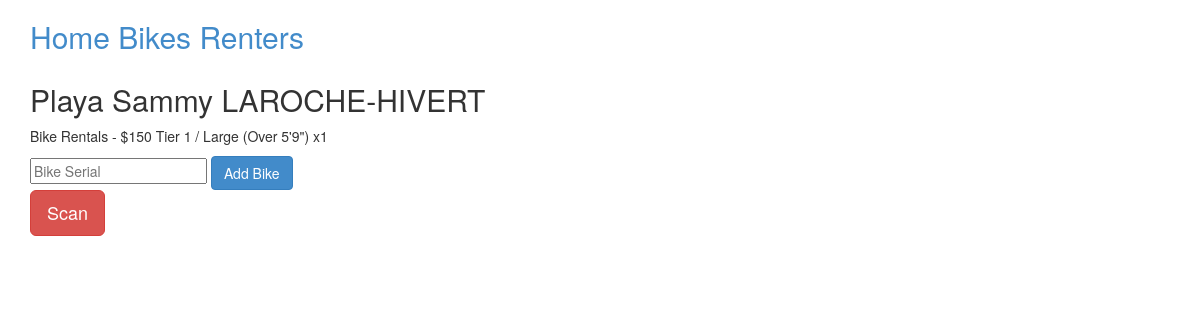
The page /renter/1 on the database its author committed.
### bike/models.py (models this page shows, shortened)
class Renter(Base):
  __tablename__ = 'renter'
  id = Column(Integer, primary_key=True)
  name = Column(String(255), unique=False)
  email = Column(String(255), unique=False)
  code = Column(String(255), unique=True)
  bikes = relationship('Bike', backref=backref('renter'))
  zipcode = Column(String(255))
  phone = Column(String(255))
  desc = Column(String)
  qty = Column(Integer)

### bike/views.py (the view, shortened to what this page needs)
@app.route('/renter/<oid>', methods=['GET','POST'])
def renter(oid):
  if not db.query(Renter).filter_by(id=oid).count():
    abort(404)
  renter = db.query(Renter).filter_by(id=oid)[0]
  err = ''
  return render_template('renter.html', renter=renter, error=err)

### bike/__init__.py (called while the page is built)
@app.teardown_appcontext
def shutdown_session(exception=None):
  db.remove()

### bike/templates/renter.html (shortened to what this page needs)
{% extends "base.html" %}
{% block content %}
  <h2>Playa {{renter.name}}</h2>
  <p>{{renter.desc}} x{{renter.qty}}</p>
  <form method="POST">
  	<input type="text" name="attach_bike" placeholder="Bike Serial">
  	<input type="submit" value="Add Bike" class="btn btn-hg btn-primary">
  </form>
  <a href="zxing://scan/?ret={{url_for('renter', oid=renter.id, _external=True)|urlencode}}?attach_bike=%7BCODE%7D" class="btn btn-lg btn-danger">Scan</a>
{% endblock %}

### rows shown on the page
Renter: name "Sammy LAROCHE-HIVERT", desc "Bike Rentals - $150 Tier 1 / Large (Over 5'9\")", qty "1"
